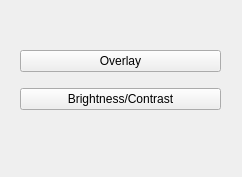
<?xml version="1.0" encoding="UTF-8"?>
<ui version="4.0">
 <class>MainWindow</class>
 <widget class="QMainWindow" name="MainWindow">
  <property name="geometry">
   <rect>
    <x>0</x>
    <y>0</y>
    <width>242</width>
    <height>177</height>
   </rect>
  </property>
  <property name="windowTitle">
   <string>MainWindow</string>
  </property>
  <widget class="QWidget" name="centralwidget">
   <widget class="QWidget" name="verticalLayoutWidget">
    <property name="geometry">
     <rect>
      <x>20</x>
      <y>40</y>
      <width>201</width>
      <height>80</height>
     </rect>
    </property>
    <layout class="QVBoxLayout" name="verticalLayout">
     <item>
      <widget class="QPushButton" name="btnOverlayForm">
       <property name="text">
        <string>Overlay</string>
       </property>
      </widget>
     </item>
     <item>
      <widget class="QPushButton" name="btnBrightnessForm">
       <property name="text">
        <string>Brightness/Contrast</string>
       </property>
      </widget>
     </item>
    </layout>
   </widget>
  </widget>
 </widget>
 <resources/>
 <connections/>
</ui>
